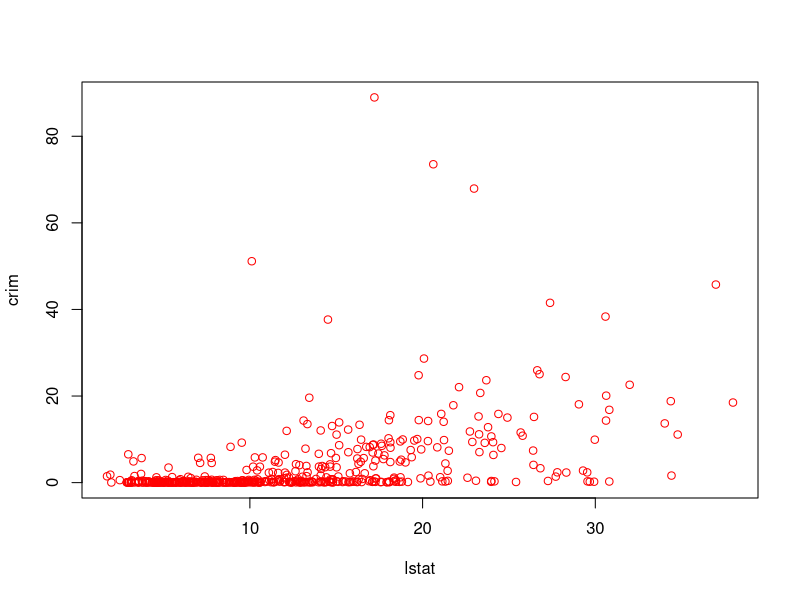

Reproduce this figure in R.
## ---- chunk 1
library(MASS)
library(caTools)
#use parameters freely
attach(Boston)
set.seed(2016)
spl<-sample.split(Boston$crim, SplitRatio=0.5)
train<-subset(Boston,spl==TRUE)
test<-subset(Boston,spl==FALSE)
## ---- chunk 2
plot(lstat,crim,col='red')
